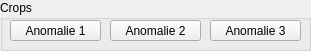
    <widget class="QGroupBox" name="groupBox_17">
     <property name="geometry">
      <rect>
       <x>60</x>
       <y>120</y>
       <width>311</width>
       <height>51</height>
      </rect>
     </property>
     <property name="font">
      <font>
       <pointsize>9</pointsize>
      </font>
     </property>
     <property name="title">
      <string>Crops</string>
     </property>
     <widget class="QGroupBox" name="groupBox_19">
      <property name="geometry">
       <rect>
        <x>40</x>
        <y>320</y>
        <width>151</width>
        <height>141</height>
       </rect>
      </property>
      <property name="font">
       <font>
        <pointsize>9</pointsize>
       </font>
      </property>
      <property name="title">
       <string>Sélections</string>
      </property>
      <widget class="QPushButton" name="Anomalie1_Button_11">
       <property name="geometry">
        <rect>
         <x>30</x>
         <y>20</y>
         <width>91</width>
         <height>21</height>
        </rect>
       </property>
       <property name="font">
        <font>
         <pointsize>9</pointsize>
        </font>
       </property>
       <property name="text">
        <string>Anomalie 1</string>
       </property>
      </widget>
      <widget class="QPushButton" name="Anomalie2_Button_11">
       <property name="geometry">
        <rect>
         <x>30</x>
         <y>50</y>
         <width>91</width>
         <height>21</height>
        </rect>
       </property>
       <property name="font">
        <font>
         <pointsize>9</pointsize>
        </font>
       </property>
       <property name="text">
        <string>Anomalie 2</string>
       </property>
      </widget>
      <widget class="QPushButton" name="Anomalie3_Button_9">
       <property name="geometry">
        <rect>
         <x>30</x>
         <y>80</y>
         <width>91</width>
         <height>21</height>
        </rect>
       </property>
       <property name="font">
        <font>
         <pointsize>9</pointsize>
        </font>
       </property>
       <property name="text">
        <string>Anomalie 3</string>
       </property>
      </widget>
      <widget class="QPushButton" name="Mamelon2_Button_9">
       <property name="geometry">
        <rect>
         <x>30</x>
         <y>110</y>
         <width>91</width>
         <height>21</height>
        </rect>
       </property>
       <property name="font">
        <font>
         <pointsize>9</pointsize>
        </font>
       </property>
       <property name="text">
        <string>Mamelon</string>
       </property>
      </widget>
     </widget>
     <widget class="QLabel" name="xlxl_label">
      <property name="geometry">
       <rect>
        <x>20</x>
        <y>20</y>
        <width>71</width>
        <height>20</height>
       </rect>
      </property>
      <property name="font">
       <font>
        <pointsize>7</pointsize>
       </font>
      </property>
      <property name="text">
       <string>xlxl</string>
      </property>
     </widget>
     <widget class="QPushButton" name="Anomalie1_Button">
      <property name="geometry">
       <rect>
        <x>10</x>
        <y>20</y>
        <width>91</width>
        <height>21</height>
       </rect>
      </property>
      <property name="font">
       <font>
        <pointsize>9</pointsize>
       </font>
      </property>
      <property name="text">
       <string>Anomalie 1</string>
      </property>
     </widget>
     <widget class="QPushButton" name="Anomalie2_Button">
      <property name="geometry">
       <rect>
        <x>110</x>
        <y>20</y>
        <width>91</width>
        <height>21</height>
       </rect>
      </property>
      <property name="font">
       <font>
        <pointsize>9</pointsize>
       </font>
      </property>
      <property name="text">
       <string>Anomalie 2</string>
      </property>
     </widget>
     <widget class="QPushButton" name="Anomalie3_Button">
      <property name="geometry">
       <rect>
        <x>210</x>
        <y>20</y>
        <width>91</width>
        <height>21</height>
       </rect>
      </property>
      <property name="font">
       <font>
        <pointsize>9</pointsize>
       </font>
      </property>
      <property name="text">
       <string>Anomalie 3</string>
      </property>
     </widget>
    </widget>
